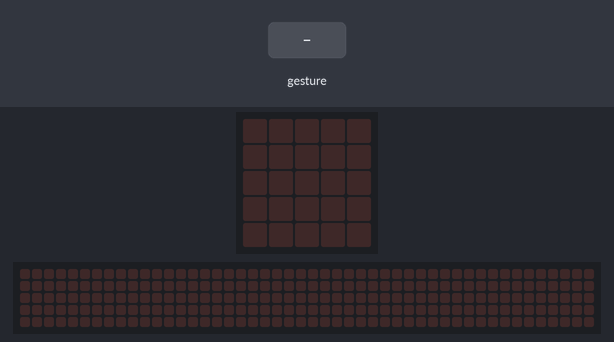
A program run on a simulated BBC micro:bit (MakeCode). Shown: the board's 5×5 LED display, a strip that is not on the board, showing the scrolling text unrolled. The test bench sets the inputs (shaded band). Random numbers come from a fixed seed; a tilt is held for 1.5 s and a shake lasts 1 s, then the board lies face up again; the 48×5 strip is a reading aid, not a part: it shows the text the display is scrolling, unrolled, one strip-width of it at a time.

Above: at 1.2 s.
1.3 s: gesture 'shake'
At 1.72 s:
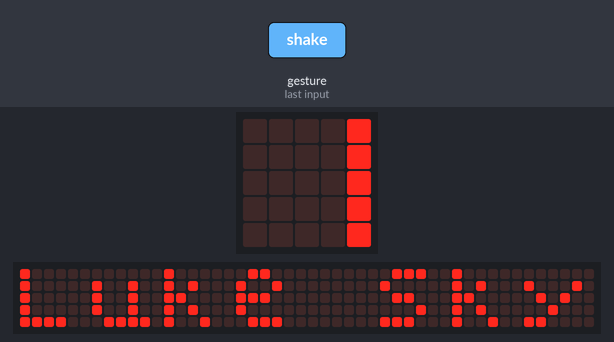
At 6.0 s:
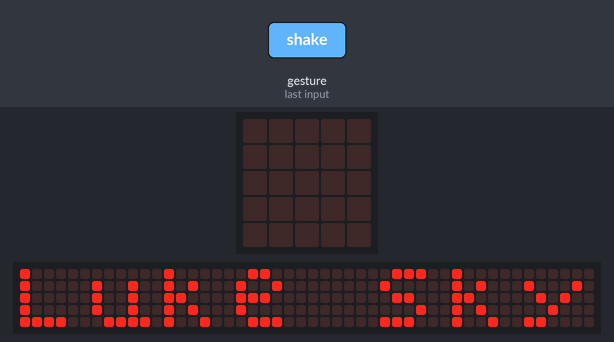

Measured:
- after the input at 1.3 s, the display: first changes after 0.20 s (image 1 shows a later state)
- what the display in image 2 shows lasts 0.6 s, from 5.6 s to 6.2 s

The program:

main.ts
```typescript
let værdi = 0
input.onGesture(Gesture.Shake, function () {
    værdi = randint(0, 2)
    if (værdi == 1) {
        basic.showString("Chewbacca")
    } else if (false) {
        basic.showString("Leia Organaa")
    } else {
        basic.showString("Luke Skywalker")
    }
    basic.pause(200)
})
```

test.ts
```typescript
// test ender her, dette bliver ikke kompileret, når denne pakke bruges som en udvidelse.
```
